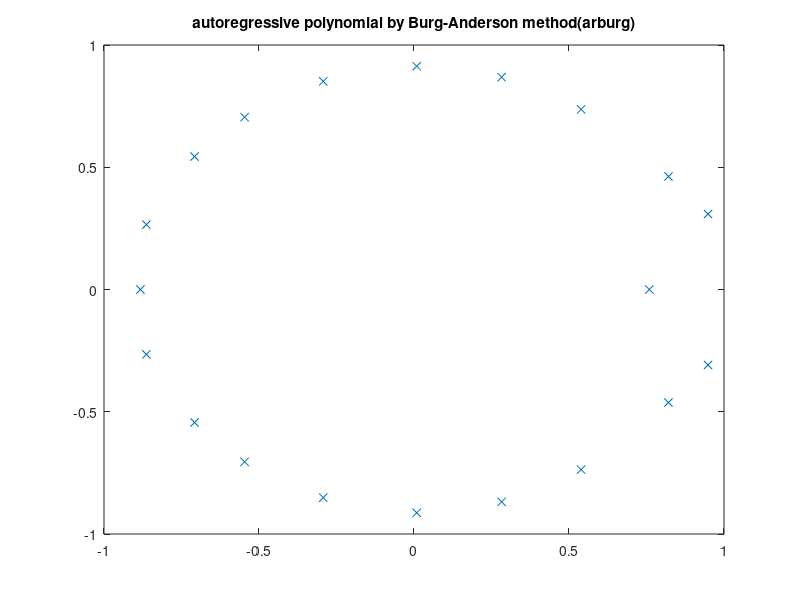

This chart was generated by the following MATLAB code:
function homework4

% 1. Generate 1024-point white Gaussian random noise w, with zero mean and unit variance. 
N = 1024;
p = 20;

w = randn(N,1);
x = zeros(N,1);

% 2. Generate the 1024-point signal x defined by the following equation
for n=1:N,
    x(n) = cos(0.1*pi*n) + 0.2*cos(0.15*pi*n) + 0.2*w(n);
end;

% 3. Estimate the parameters of 20th order autoregressive (linear prediction) model by a direct inversion method.
% ap ... a1
% a = inv(zz)*zy;
% a = flip(a);
% a = [1; -a];
% plot(a)
% title('A direct inversion method')
% pause;


% 3. Estimate the parameters of 20th order autoregressive (linear
% prediction) model by Burg-Anderson method (arburg).
zz = zeros(p);
zy = zeros(p,1);
for n=p+1:N,
    z = x(n-p:n-1);
    zz = zz + z*z';
    zy = zy + z*x(n);
end;

% a = aryule(x,p);
a = arburg(x,p);
a = a';
plot(a);
title('Burg-Anderson method(arburg)')
pause;


% 4. Compute the power spectral density using the estimated parameters and plot the spectrum.
% For each frequency, power spectrum is calculated
phi = zeros(p+1,1);
S = zeros(N,1);
for n=1:N,
    omega = (n-1)*pi/N;
    for m=1:p+1,
        phi(m) = exp(j*(m-1)*omega);
    end;
    S(n) = 1/abs(a'*phi)^2;
end;
plot(log(S));
title('Spectrum by a Burg-Anderson method(arburg)')
pause;


% 5. Find the roots of the autoregressive polynomial and find the spectral peaks from the computed roots.  
% Calculate roots of AR polynomial
r = roots(a);
plot(r,'x');
title('autoregressive polynomial by Burg-Anderson method(arburg)')
pause;

% Find 2 pairs f dominant poles
[r1,I] = sort(1-abs(r));
%for n=1:4,
%    r(I(n))
%end;
% Display two dominant spectral peaks
omega1 = angle(r(I(1)))
omega2 = angle(r(I(3)))

